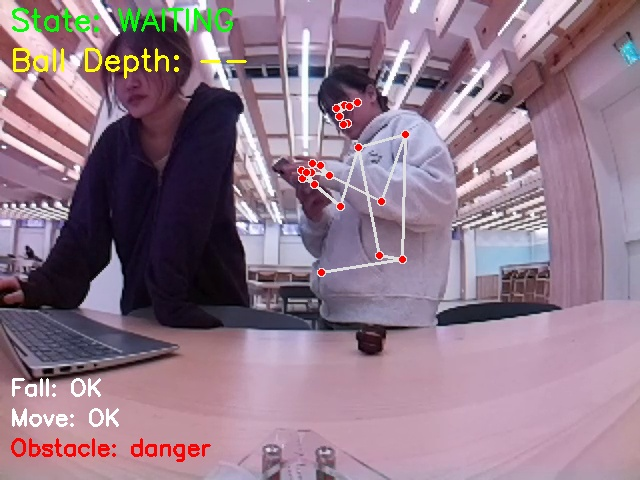
#> input picture homecloud/eldertest/latest_snapshot.jpg, 640 x 480 px
$ python -i environment_engine.py   (imports and definitions only)
#> lines starting #> are read from the running program, lines starting #| are printed output that depends on the picture
#> further down, picture is the input picture: shape (480, 640, 3); mean B, G, R 137.8, 121.7, 145.8
"""Fixed-camera environmental screening with an explicit clear-floor baseline."""
import math
from collections import deque
from dataclasses import dataclass, asdict


@dataclass
class EnvironmentSettings:
    floor_top: float = 0.48
    floor_bottom: float = 0.98
    pixel_change_threshold: int = 24
    minimum_area_ratio: float = 0.006
    confirm_seconds: float = 2.0
    cancel_seconds: float = 60.0
    lighting_change_threshold: float = 32.0

    def __post_init__(self):
        if not 0 <= self.floor_top < self.floor_bottom <= 1:
            raise ValueError('invalid floor ROI')
        if not 1 <= self.pixel_change_threshold <= 254:
            raise ValueError('invalid pixel threshold')
        if not 0 < self.minimum_area_ratio < .25:
            raise ValueError('invalid minimum area')
        for value in (self.confirm_seconds, self.cancel_seconds,
                      self.lighting_change_threshold):
            if not isinstance(value, (int, float)) or not math.isfinite(value) or value <= 0:
                raise ValueError('invalid environment setting')


class EnvironmentEngine:
    """Detect changes on a previously clear floor; water output is screening only."""
    def __init__(self, settings=None):
        self.settings = settings or EnvironmentSettings()
        self.baseline = None
        self.sequence = 1_000_000
        self.events = deque(maxlen=100)
        self.active = {}
        self.suppressed = {}
        self.last_regions = []
        self.state = {
            'status': 'awaiting_baseline',
            'baseline_ready': False,
            'path_status': 'unknown',
            'water_status': 'unknown',
            'gas_status': 'sensor_not_connected',
            'gas_value': None,
            'changed_ratio': 0.0,
            'regions': [],
        }

    def set_baseline(self, frame):
        import cv2
        if frame is None or getattr(frame, 'size', 0) == 0:
            raise ValueError('empty baseline frame')
        self.baseline = cv2.cvtColor(frame, cv2.COLOR_BGR2GRAY)
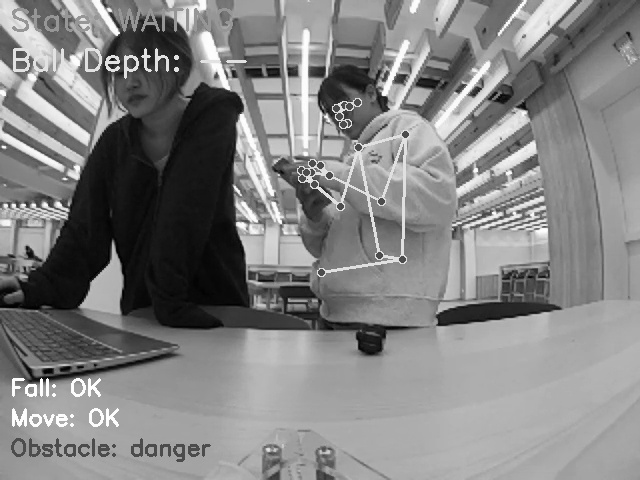
#> self.baseline: shape (480, 640); min 0, max 255, mean 130.7
        self.last_regions = []
        for kind, event in list(self.active.items()):
            if event['status'] == 'pending':
                event.update(status='cleared', ended_at=0)
                del self.active[kind]
        self.state.update(status='monitoring', baseline_ready=True, path_status='clear',
                          water_status='no_suspect', changed_ratio=0.0, regions=[])

    # [159 lines left out: functions cancel, _event, update, update_gas, draw, snapshot, not called in this run]

>>> import cv2
>>> picture = cv2.imread('latest_snapshot.jpg')
>>> result = EnvironmentEngine().set_baseline(picture)
